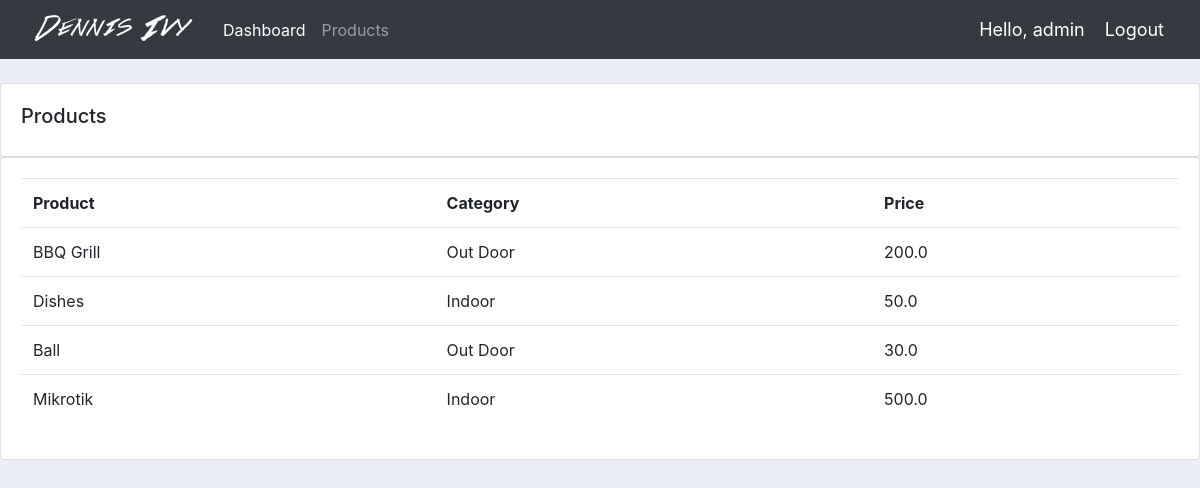
Screenshot of /products/ (signed in) with the database file from the repository.
### accounts/models.py (models this page shows, shortened)
class Product(models.Model):
    CATEGORY = (
            ('Indoor','Indoor'),
            ('Out Door','Out Door'),
        )
    name=models.CharField(max_length=200,null=True)
    price=models.FloatField(null=True)
    category=models.CharField(max_length=200,null=True,choices=CATEGORY)
    description=models.CharField(max_length=200,null=True,blank=True)
    date_created=models.DateTimeField(auto_now_add=True,null=True)
    tags=models.ManyToManyField(Tag)

### accounts/decorators.py (the view)
        def wrapper_func(request,*args,**kwargs):
            group=None
            if request.user.groups.exists():
                group=request.user.groups.all()[0].name
            if group in allowed_roles:
                return view_func(request,*args,**kwargs)
            else:
                return HttpResponse('you are not authorized to view this page')

### accounts/views.py (called while the page is built)
@login_required(login_url='login')
@allowed_users(allowed_roles=['admin'])
def products(request):
    products=Product.objects.all()
    context={'products':products}
    return render(request,'accounts/products.html',context)

### Requirements/CMS-DennisIvy-master/accounts/templates/accounts/products.html
{%  extends 'accounts/main.html' %}
{% block content %}
<br>
<div class="row">
    <div class="col-md">
        <div class="card card-body">
            <h5>Products</h5>
        </div>
        <div class="card card-body">
            <table class="table">
                <tr>
                    <th>Product</th>
                    <th>Category</th>
                    <th>Price</th>
                </tr>
                {% for i in products %}
                <tr>
                    <td>{{i.name}}</td>
                    <td>{{i.category}}</td>
                    <td>{{i.price}}</td>
                </tr>
                {% endfor %}
            </table>
        </div>
    </div>
</div>
{% endblock content %}

### Requirements/CMS-DennisIvy-master/accounts/templates/accounts/navbar.html (shortened to what this page needs)
{% load static %}
<nav class="navbar navbar-expand-lg navbar-dark bg-dark">
	<img src="{% static 'images/logo.png' %}">
	<div class="collapse navbar-collapse" id="navbarNav">
		<ul class="navbar-nav">
			{% if request.user.is_staff %}
			<li class="nav-item active">
				<a class="nav-link" href="{% url 'home' %}">Dashboard</a>
			</li>
			<li class="nav-item">
				<a class="nav-link" href="{% url 'products' %}">Products</a>
			</li>
			{% else %}
			<li class="nav-item">
				<a class="nav-link" href="{% url 'account' %}">Settings</a>
			</li>
			{% endif %}
		</ul>
	</div>
	<span class="hello-msg">Hello, {{request.user}}</span>
	<span><a class="hello-msg" href="{% url 'logout' %}">Logout</a></span>
</nav>

### static/css/main.css (style rules this page uses)
body { background-color: #ebeff5; }

### Requirements/CMS-DennisIvy-master/accounts/templates/accounts/navbar.html (style rules this page uses)
.hello-msg { font-size: 18px; color: #fff; margin-right: 20px; }

### rows the page displays
Product: name "BBQ Grill", category "Out Door", price "200.0"
Product: name "Dishes", category "Indoor", price "50.0"
Product: name "Ball", category "Out Door", price "30.0"
Product: name "Mikrotik", category "Indoor", price "500.0"

### other values shown
{{ request.user }} "admin"
